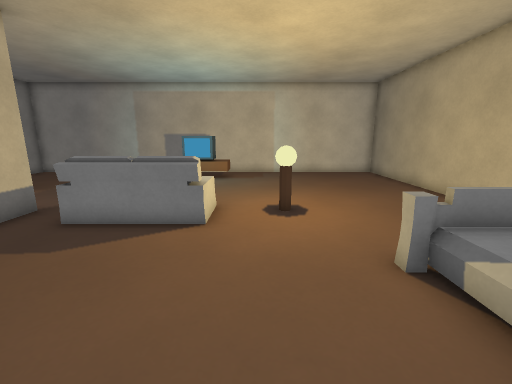
View 1 (above)

15 first-person views from a walk through a Godot game level. The camera is 1.2 m above the floor, tilts 12° down and sees 90° across. The floor is counted in squares, 0.5 m on a side. Each view is taken from the middle of a square. On the plan, view 1 faces up. The plan holds only what a view shows up to about 17 squares ahead; the rest is blank.

View 2
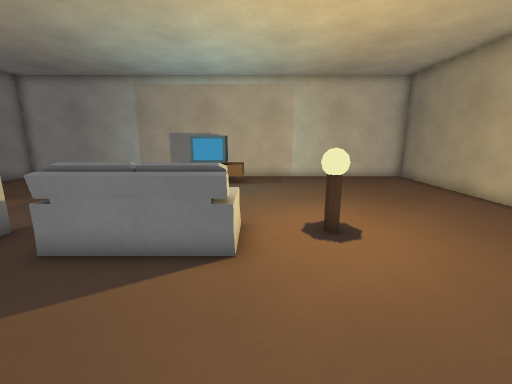

View 3
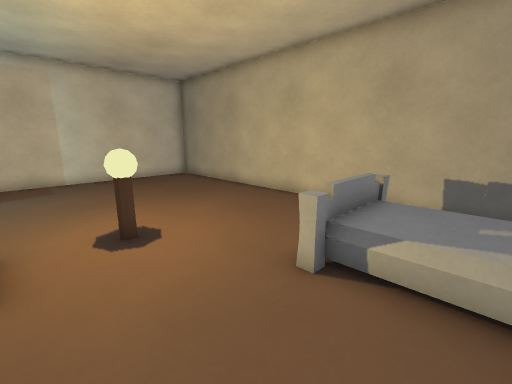

View 4
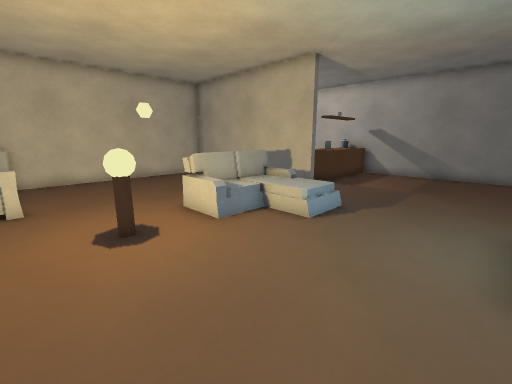

View 5
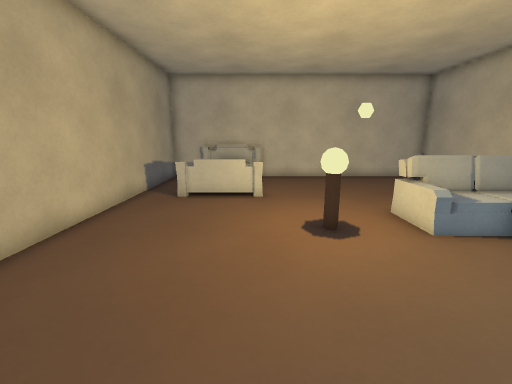

View 6
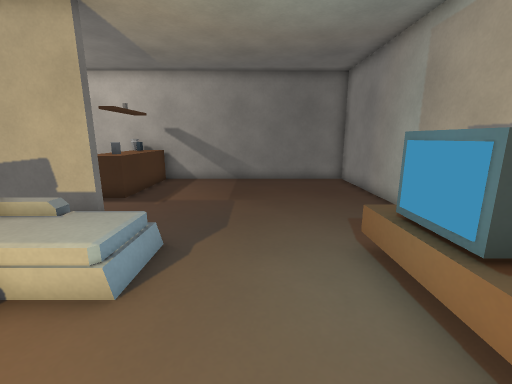

View 7
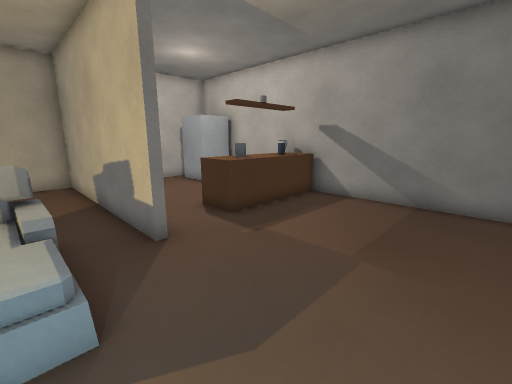

View 8
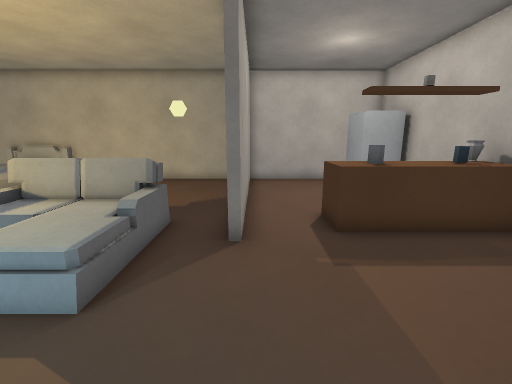

View 9
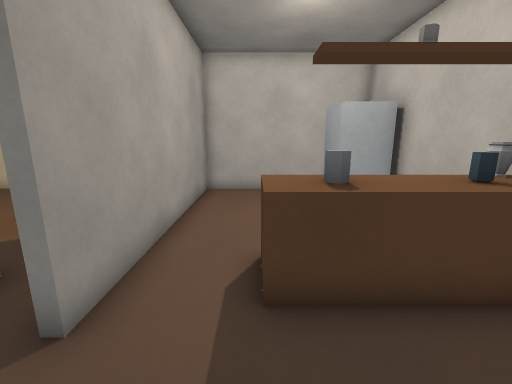

View 10
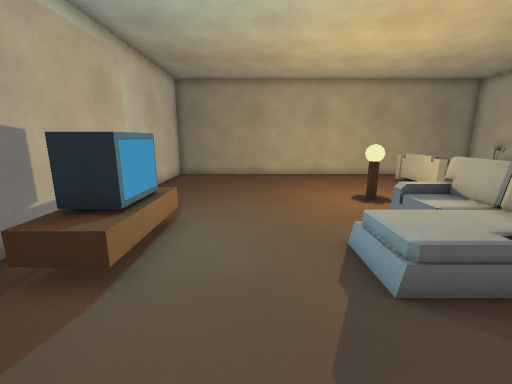

View 11
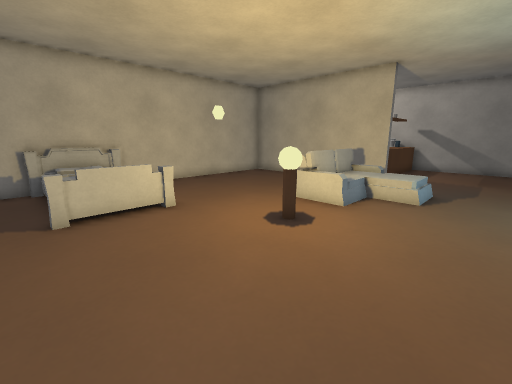

View 12
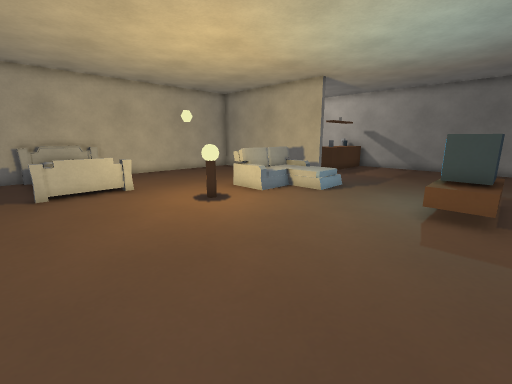

View 13
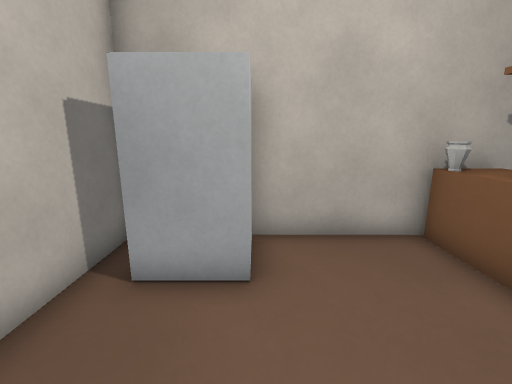

View 14
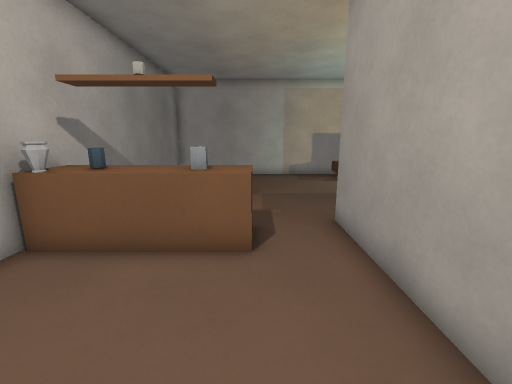

View 15
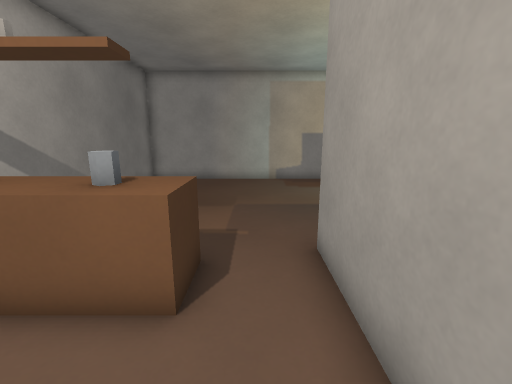

### Floor plan
Key: @ floor where view 1 was taken; # wall or solid block; . floor; = window, fence, low wall or low ledge; ^ raised ledge; L lamp; S sofa; B bed; C cylinder; A vase; F fridge; O other object.
Columns run from 15 left of view 1 to 8 right of it. Each row starts with its distance up from view 1.
 18 ########################
 17 #......................#
 16 #.........O^^O.........#
 15 #......................#
 14 #......................#
 13 #......................#
 12 #......................#
 11 #......................#
 10 #.........  ...........#
  9 #.........S ....L......#
  8 #====..##.S   ..L......#
  7 #C^^C^.##.SSSSS........#
  6 #A===..##..............#
  5 #......##.........BBBB.#
  4 #......##.........BBBB.#
  3 #......##..........  ..#
  2 #FF....##..........  ..#
  1 # F....##..........  ..#
  0 # F....##......@...  ..#
 -1 ####################B###

Positions as (right, up) in squares from view 1, and headings:
1: (0, 0), facing up
2: (-1, 2), facing up
3: (-1, 2), facing up-right
4: (3, 15), facing down-left
5: (3, 15), facing down
6: (0, 13), facing left
7: (-5, 14), facing down-left
8: (-8, 14), facing down
9: (-10, 11), facing down
10: (-9, 13), facing right
11: (7, 13), facing down-left
12: (7, 17), facing down-left
13: (-9, 2), facing left
14: (-10, 1), facing up
15: (-9, 3), facing up
